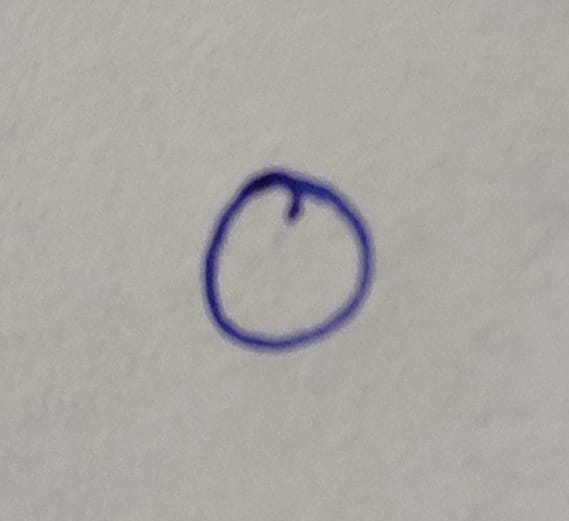
#> input picture digit_recognition/digits/0/0.jpeg, 569 x 521 px; its folder holds only this picture in this run
$ jupyter execute --allow-errors dg_1.ipynb
#> lines starting #> are read from the running program, lines starting #| are printed output that depends on the picture
Building a Hand digit recognition using ANN from scratch

dataset : self made

code : self made from scratch using only NumPy

[cell 1]
import cv2

[cell 2]
# img are represented in vector format, stored in digit_vectors
# and corresponding labels are stores in digit_labels

import numpy as np
import os
root_dir='digits'
files=os.listdir(root_dir)
preprocessed=[]
num_labels=[]
for file in files:
    file_path=os.path.join(root_dir, file)


    for img_name in os.listdir(file_path):
        img_path=os.path.join(file_path, img_name)
        img=cv2.imread(img_path,cv2.IMREAD_GRAYSCALE)
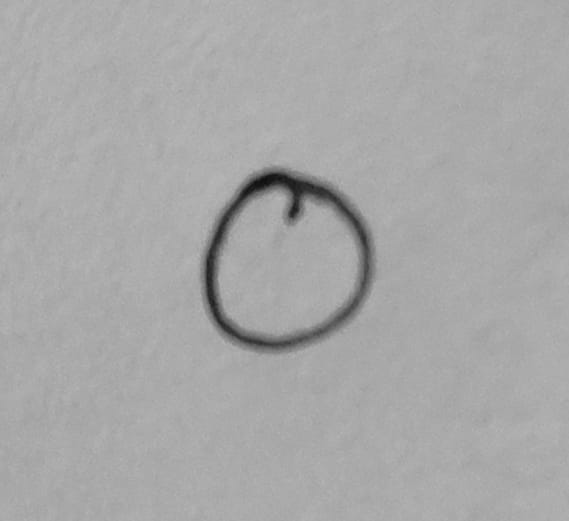
#> img: shape (521, 569); min 14, max 185, mean 168
        img=cv2.resize(img,(28,28))
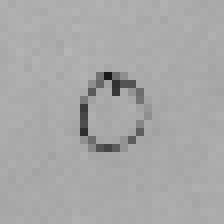
#> img: shape (28, 28) (shown 8 times larger); min 25, max 181, mean 167.7
        preprocessed.append(img.flatten()/255.0) # normalized digit vectorization
        num_labels.append(file) # corresponding digit labels
#> pass 2 of the loop `for file in files:`:
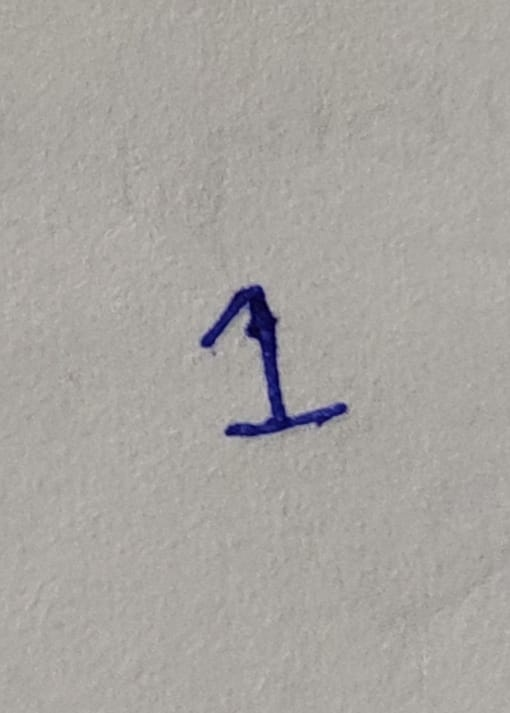
#> input picture digit_recognition/digits/1/1.jpeg, 510 x 713 px
#> `img=cv2.resize(img,(28,28))`:
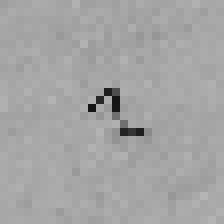
#> img: shape (28, 28) (shown 8 times larger); min 20, max 181, mean 164.6


digit_vectors=np.array(preprocessed)
digit_labels=np.array(num_labels)
print(digit_vectors.shape)
#| (2, 784)
print(digit_labels.shape)

[cell 3]
print(digit_vectors)
#> (printed output is left out)
